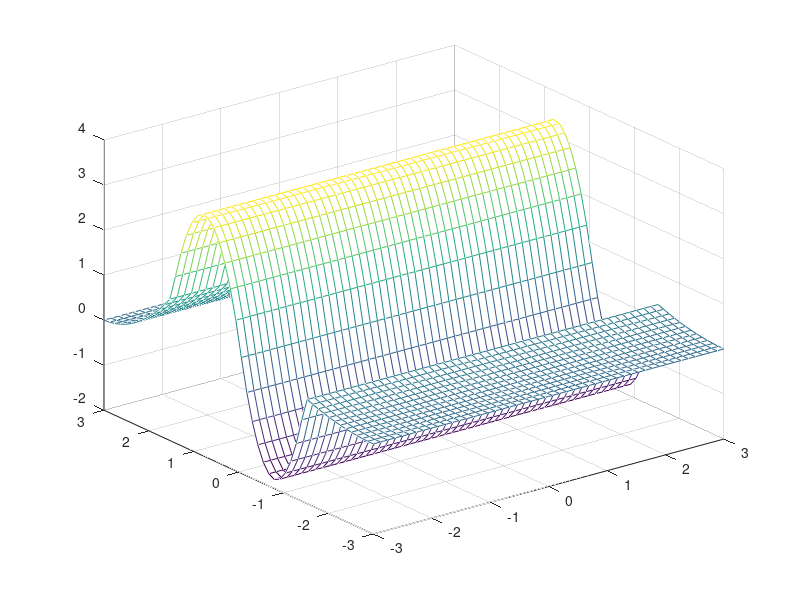

The MATLAB script that drew this image:
function zad1()

z=[0.0001 0.0042 -0.2450 -0.0298 -0.0000; 
   -0.0005 0.3265 -5.6803 -0.4405 0.0036; 
   -0.0365 -2.7736 0.9810 3.2695 0.0331; 
   -0.0031 0.4784 7.9966 1.1853 0.0044; 
    0.0000 0.031 0.2999 0.0320 0];

x=linspace(-3,3,5);
y=linspace(-3,3,5);
xrep=repmat(x,5,1)
yrep=repmat(y',1,5)

mesh(xrep,yrep,z);

I=linspace(-3,3,50);
J=linspace(-3,3,50)';
A=zeros(50);
for i=1:length(I)
    for j=1:length(I)
        A(i,j)=interp2(xrep,yrep,z,I(i),J(i));
    end
end
[I J] = meshgrid(I,I);
mesh(I,J,A);

